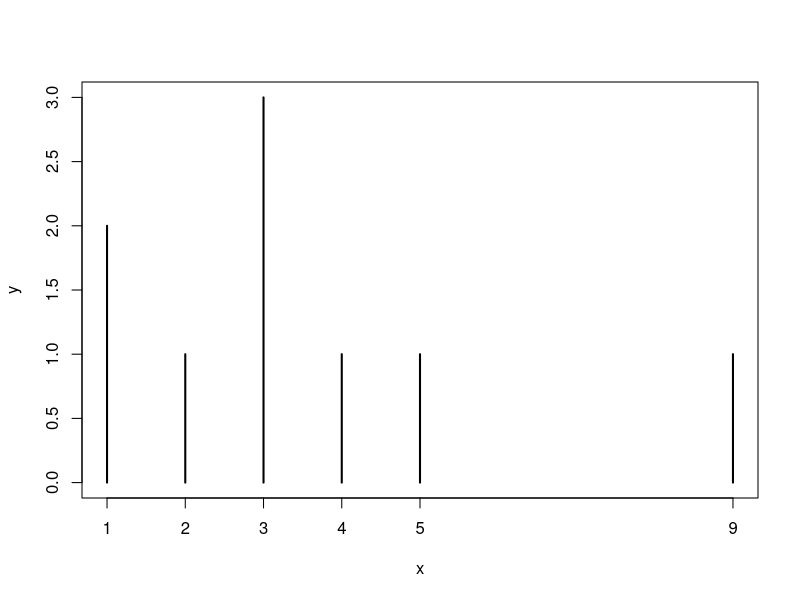
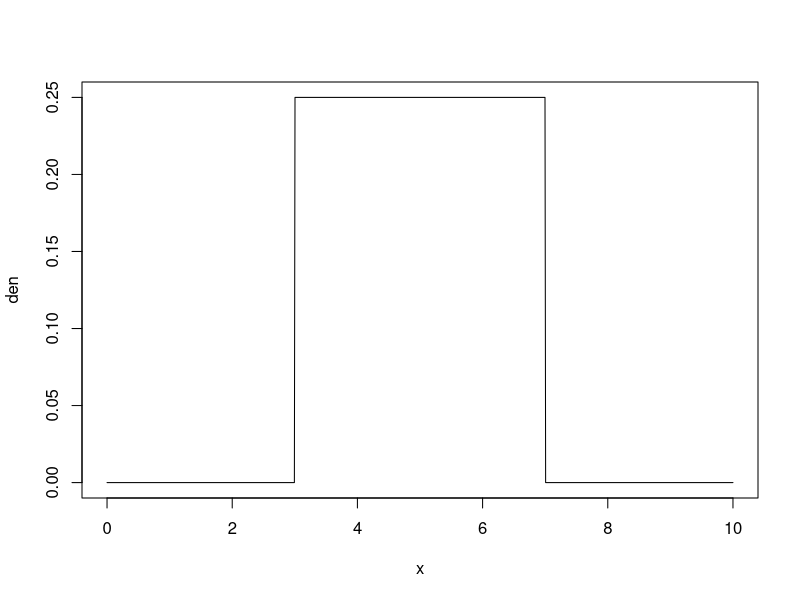

Source code (R) for these figures, in order:
#!/usr/bin/env Rscript

# just gettings use to the environment
x <- c(5, 3, 9, 1, 2, 3, 4, 1, 3)
print(x)
y <- table(x)
print(y)
#pdf("test.pdf")
plot(y)

# calculate standard deviation of a random variable manually
a <- c(7.2, 1.2, 1.8, 2.8, 18, -1.9, -0.1, -1.5, 13.0, 3.2, -1.1, 7.0, 0.5, 3.9, 2.1, 4.1, 6.5)
# this works because the probability of each element is 1/17
sqrt(length(a)/(length(a)-1)*sum((a-sum(a*(1/length(a))))^2*(1/length(a))))
sd(a)

# calculate expectation with probabilities
Y.val <- c(0, 1, 2, 3, 4, 5, 6)
P.val <- c(0.10, 0.15, 0.25, 0.10, 0.15, 0.10, 0.15)
E <- sum(Y.val*P.val)
print("Expectation: ")
print(E)

# calculate variance and standard deviation with probabilities, this replicates the above with variable probabilities
Var <- sum((Y.val-E)^2*P.val)
print(Var)
standarddeviation <- sqrt(Var)
print(standarddeviation)

# notation to create a sequence 0 to 10
rg <- 0:10

# binomial random variable, args - sequence, repeats, probability of success in each trial
# returns sequence of probabilities for each value in original sequence
print(dbinom(c(1,2,3),10,0.4))

# sequence 0 to 10, increases 0.01 for 1000 values
x <- seq(0,10,length=1000)
# uniform random variable
den <- dunif(x,3,7)
plot(x,den,type="l")
